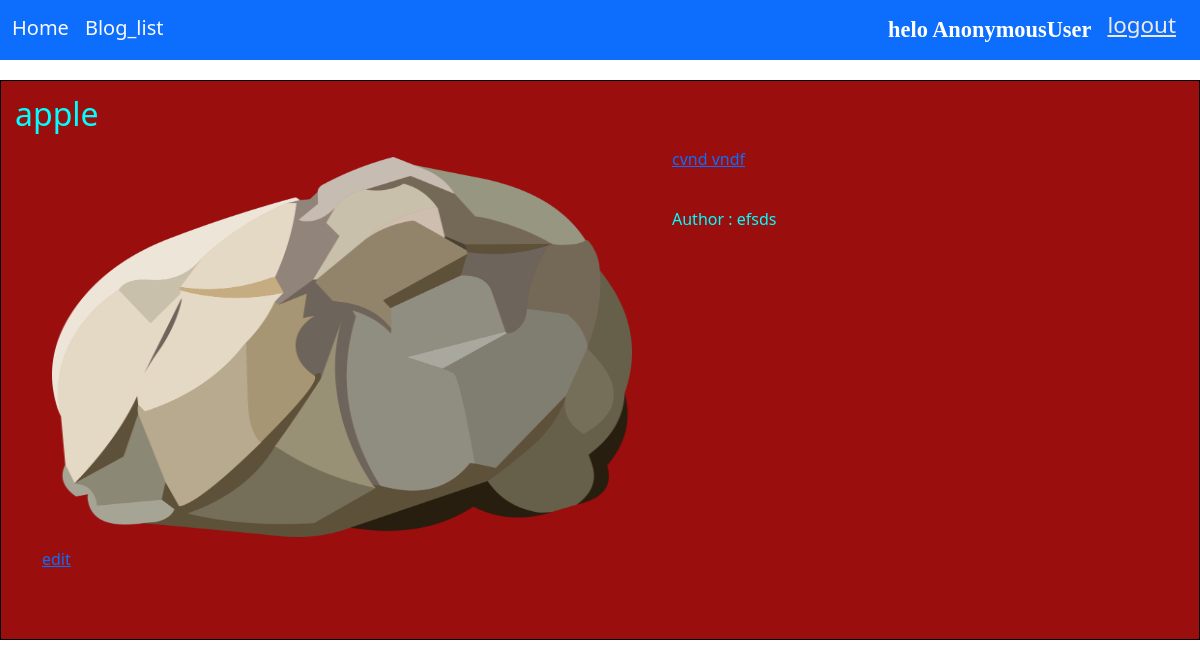
The app's page /blog/38 with its own data.
### blog/models.py (models this page shows, shortened)
class Post(models.Model):
    title = models.CharField(max_length=80)
    image = models.ImageField(upload_to='images/')
    content = models.TextField()
    author = models.CharField(max_length=100)
    created_at = models.DateTimeField(default= datetime.now)
    deleted_at = models.DateTimeField(default= datetime.now)

### blog/views.py (the view)
# urls.py: path('blog/<int:id>',blog_page,name = 'blog_page'),
def blog_page(request,id):
    data = get_object_or_404(Post,id = id)
    context = {'data': data}
    return render(request,'blog.html',context)

### templates/blog.html (shortened to what this page needs)
<!DOCTYPE html>
<html lang="en">
<head>
    <link href="https://cdn.jsdelivr.net/npm/bootstrap@5.3.0-alpha3/dist/css/bootstrap.min.css" rel="stylesheet">
</head>
<body>
    <nav class="navbar bg-primary" data-bs-theme="dark" >
        <div style="flex-direction: row; display: flex;  width: 100%;">
          <div class="container-fluid" style="display: flex;flex-direction: row;">
            <a class="navbar-brand text-light" href="{%url 'home'%}">Home</a>
            <a class="navbar-brand text-light"  href = "{% url 'page_list' %}">Blog_list</a>
          </div>
            <div style="display: flex; justify-content: space-evenly; flex-direction: row; margin-right: 2vw;">
              <span class="navbar-brand" style=" font-family: cursive;font-weight: bold; color: white;font-size: 1.4em;" >helo {{request.user}}</span>
              <a href="{% url 'logout'%}"  style="color: rgb(239, 233, 229); font-size: 1.4em; ">logout</a>
            </div>
        </div>
      </nav>
    <div>
        {% if data%}
            <div style="border: solid black 1px ; margin-top: 20px; height: 70vh; width: 100%;background-color: rgb(154, 14, 14);">
                <h2 style="margin: 14px;color: aqua;">{{data.title}}</h2>
                <div class="container">
                    <div class="row" style="color: aqua;">
                      <div style="display: flex; flex-direction: row;">
                        <div  style="display:flex; flex-direction: column;margin-right: 30px;height: 50vh;">
                            <img style="height:50vh; width:50vw; padding: 10px; border-radius: 10%;" src="{{ data.image.url }}" alt="{{ data.title }}">
                            <a href="{%url 'edit_image' data.id %}">edit</a>
                        </div>
                        <div style="display: flex; flex-direction: column; margin-right: 20px;height:60vh;width: 90vw;">
                            <p class="text-light" style="width: 35vw;text-decoration: none;"><a href="{% url 'edit' data.id%}">{{ data.content }}</a></p>
                            <p style="margin-top: 20px;"> Author :  {{ data.author }}</p>
                        </div>
                      </div>
                    </div>
                </div>
            </div>
        {%endif%}
    </div>
</body>
</html>

### records on screen
Post: title "apple", image (picture), content "cvnd vndf", author "efsds"

### other values on screen
{{ request.user }} "AnonymousUser"
